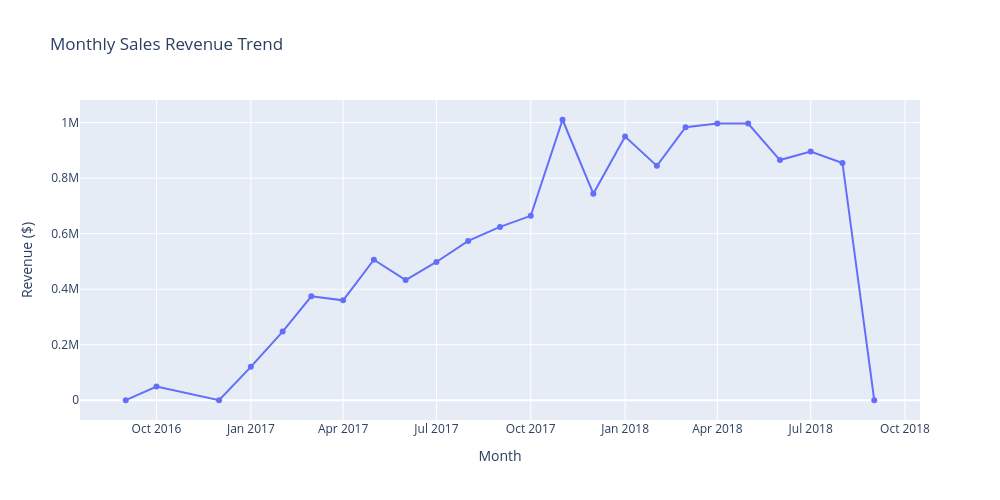

Write notebook code for a chart like this one.
### Code cell
fig = px.line(
    monthly_revenue,
    x='purchase_month',
    y='price',
    markers=True,
    title='Monthly Sales Revenue Trend',
    labels={
        'purchase_month': 'Month',
        'price': 'Revenue ($)'
    },
    height=500,
    width= 1000
)

fig.show()

### Figure 1 — Plotly figure (JSON) as saved in the notebook; plotly's stock layout.template omitted (floating-point values rounded to 4 significant figures)
{"data": [{"hovertemplate": "Month=%{x}<br>Revenue ($)=%{y}<extra></extra>", "legendgroup": "", "line": {"color": "#636efa", "dash": "solid"}, "marker": {"symbol": "circle"}, "mode": "lines+markers", "name": "", "orientation": "v", "showlegend": false, "type": "scatter", "x": ["2016-09", "2016-10", "2016-12", "2017-01", "2017-02", "2017-03", "2017-04", "2017-05", "2017-06", "2017-07", "2017-08", "2017-09", "2017-10", "2017-11", "2017-12", "2018-01", "2018-02", "2018-03", "2018-04", "2018-05", "2018-06", "2018-07", "2018-08", "2018-09"], "xaxis": "x", "y": [267.4, 49510.0, 10.9, 120300.0, 247300.0, 374300.0, 359900.0, 506100.0, 433000.0, 498000.0, 574000.0, 624400.0, 664200.0, 1010000.0, 743900.0, 950000.0, 844200.0, 983200.0, 996600.0, 996500.0, 865100.0, 895500.0, 854700.0, 145.0], "yaxis": "y"}], "layout": {"height": 500, "legend": {"tracegroupgap": 0}, "title": {"text": "Monthly Sales Revenue Trend"}, "width": 1000, "xaxis": {"anchor": "y", "domain": [0, 1], "title": {"text": "Month"}}, "yaxis": {"anchor": "x", "domain": [0, 1], "title": {"text": "Revenue ($)"}}}}
